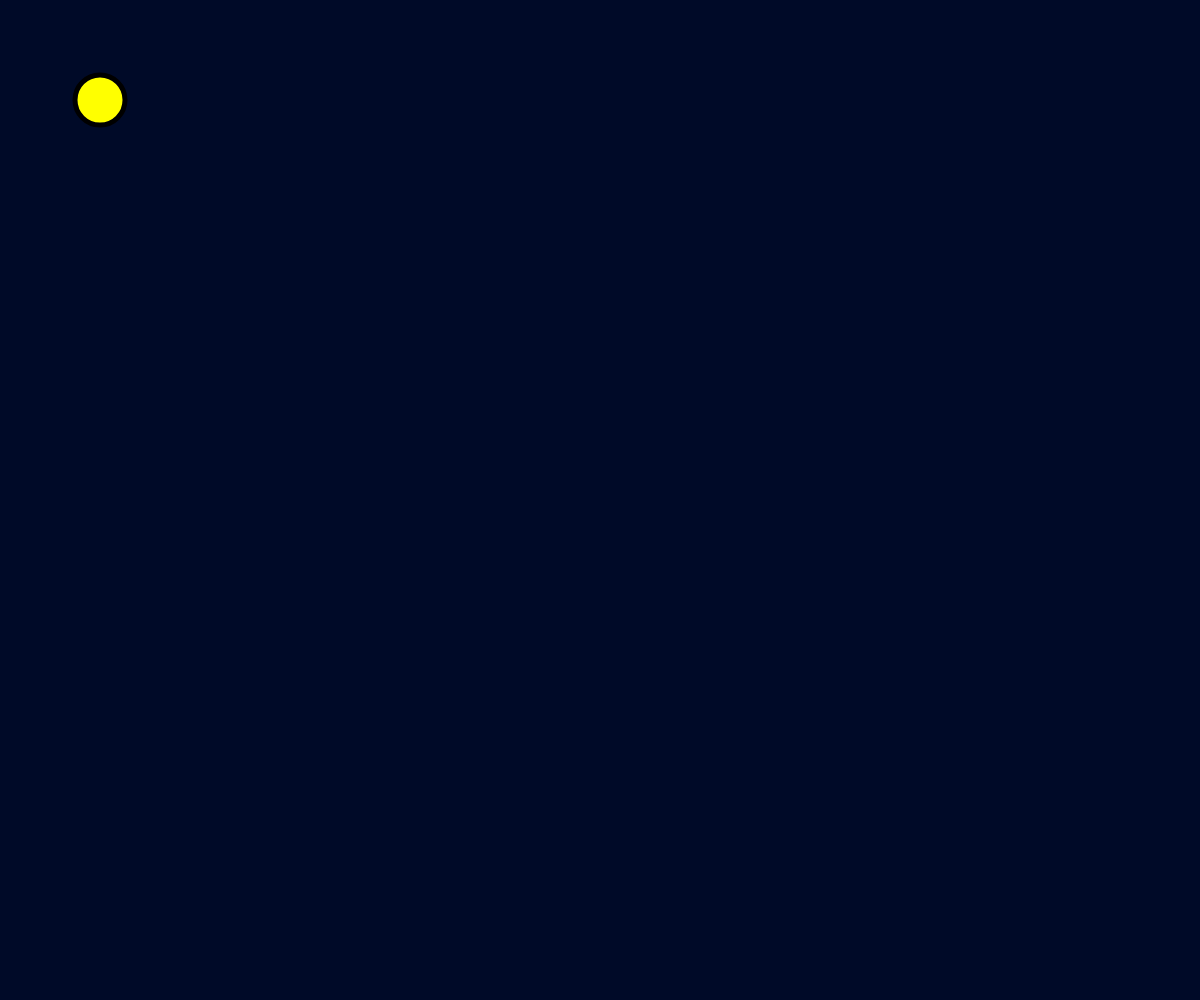
Frame 1 (no input)
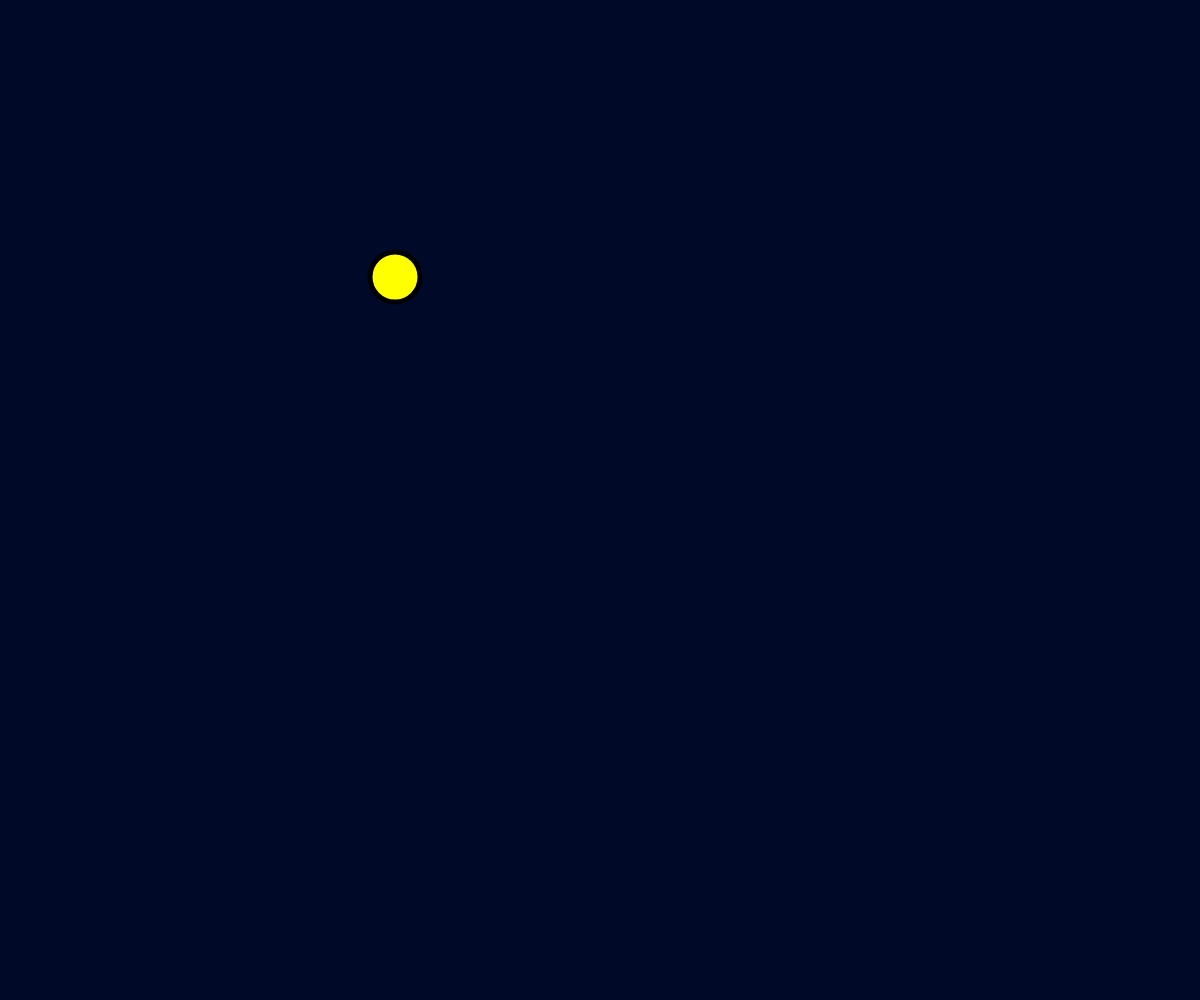
Frame 60 (no input)
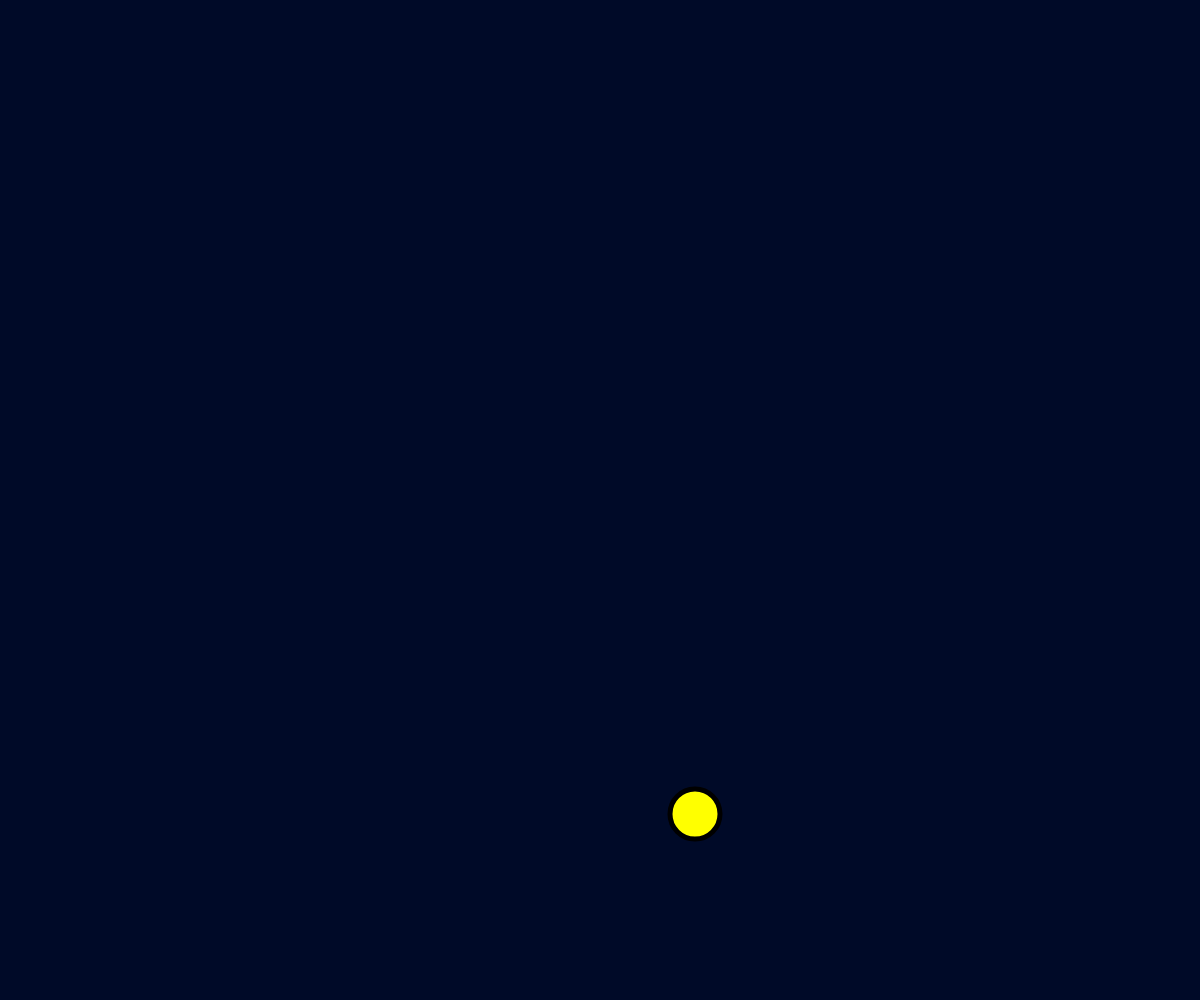
Frame 120 (the mouse pressed at the canvas centre since frame 60)

The p5.js sketch that drew these frames (run headless with seeded random() and noise() and a simulated clock; from frame 60 on, the mouse is pressed at the canvas centre):

// p5.js sketch
// ── sketch.js
let yoffset = 100;
let random = Math.ceil(Math.random() * 9) * (Math.round(Math.random()) ? 1 : -1) / 10;
let multiplier = 15;
let ball = [];
let mousePos;
let forceDir;

function setup() {
	createCanvas(windowWidth, windowHeight);
	background(0, 10, 40)
	ball.push(new Ball(yoffset, yoffset, 50));
	mousePos = createVector(0, 0);

}
function windowResized() {
	resizeCanvas(windowWidth, windowHeight);
}
function draw() {
	frameRate(144);
	background(0, 10, 40)
	if (ball.length != 0) {
		ball.forEach(element => {
			element.physics();
		});
	}

}



function keyPressed() {
	let vector = createVector(0, -3);
	if (ball.length != 0) {
		ball.forEach(element => {
			element.thrust(vector);
		});
	}
}



function mousePressed() {
	let firstPos = createVector(mouseX, mouseY);
	mousePos.add(firstPos)
}


function mouseReleased() {
	let first = [width / mousePos.x, height / mousePos.y]
	mousePos.x = 0;
	mousePos.y = 0;
	let second = [width / mouseX, height / mouseY]
	console.log("first: " + first + "\n" + "second: " + second);
	let diffArray = new Array(2);
	diffArray[0] = first[0] - second[0];
	diffArray[1] = first[1] - second[1];
	console.log("\ndiff: " + diffArray);
	forceDir = createVector(multiplier * diffArray[0], multiplier * diffArray[1])

	if (ball.length != 0) {
		ball.forEach(element => {
			element.thrust(forceDir);
		});
	}
}
// ── Ball.js
class Ball {
    constructor(x, y, rad) {
        this.rad = rad;
        this.b = 0.8;
        this.pos = createVector(x, y);
        this.v = createVector(5, 0);
        this.gravity = createVector(0, 0.1);
    }

    physics() {
        fill(255, 255, 0);
        stroke(0);
        strokeWeight(5);
        circle(this.pos.x, this.pos.y, this.rad)

        this.v.add(this.gravity);
        this.pos.add(this.v);

        if (this.pos.y + this.rad / 2 > height) {
            this.pos.y = height - this.rad / 2
            this.v.x *= +this.b;
            this.v.y *= - this.b;
        } else if (this.pos.y + this.rad / 2 < this.rad / 2) {
            this.pos.y = this.rad / 2
            this.v.y *= - 1;
        }

        if (this.pos.x > width - this.rad / 2) {
            this.v.x *= - this.b;
            this.pos.x = width - this.rad / 2
        }
        else if (this.pos.x < this.rad / 2) {
            this.v.x *= - this.b;
            this.pos.x = this.rad / 2
        }
    }

    thrust(vector) {
        this.v.add(vector);
    }



}
// ── vector.js
class Vector {
    constructor(x, y) {
        this.x = x;
        this.y = y;
    }

    add(v) {
        return new Vector(this.x + v.x, this.y + v.y)

    }

    sub(v) {
        return new Vector(this.x - v.x, this.y - v.y)
    }

    mag() {
        return Math.sqrt(this.x ** 2 + this.y ** 2);
    }

    mult(n) {
        return new Vector(this.x * n, this.y * n)
    }

    normal() {
        return new Vector(-this.y, this.x).unit();
    }
    unit() {
        if (this.mag() === 0) {
            return new Vector(0, 0);
        } else {
            return new Vector(this.x / this.mag(), this.y / this.mag());
        }
    }
}
